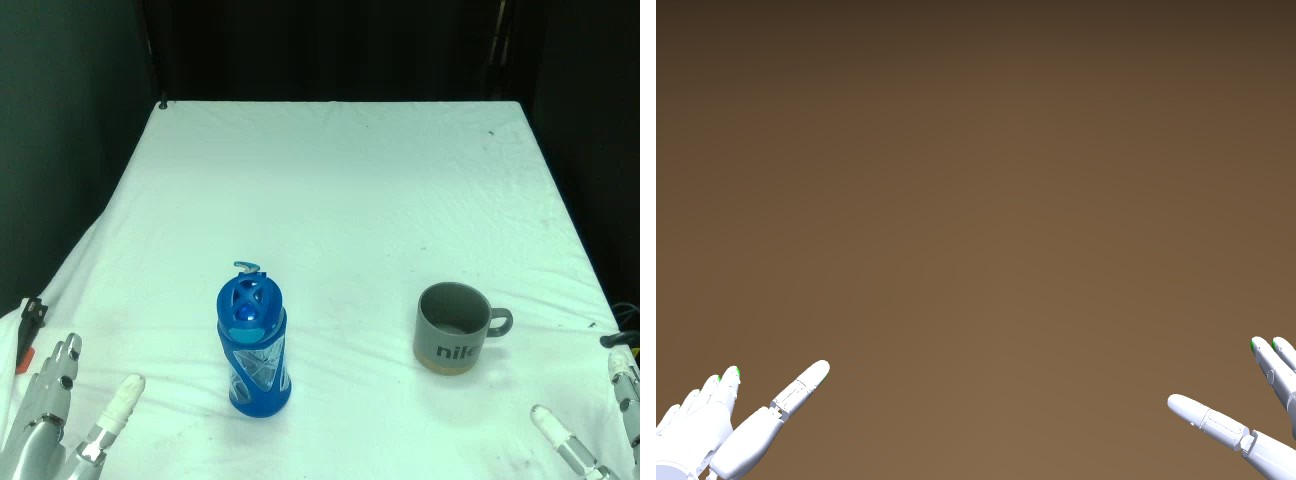
#> input picture setup/images/bench_photo_vs_sim.jpg, 1296 x 480 px
$ python measure_motion_timeline.py ../../setup/images/bench_photo_vs_sim.jpg
#> lines starting #> are read from the running program, lines starting #| are printed output that depends on the picture
### tool_library/common/video.py
"""Video and mask helpers shared by the perception and rendering tools.

Frames on disk follow one convention everywhere: `frame%05d.jpg` (or .png) in a
folder, numbered from 0 in the order they were extracted. Label maps are
palette PNGs whose pixel value is the object's label (1..K, 0 = background),
which is what SAM 2 tracking writes and what every consumer reads back with
PIL (cv2 would decode the palette to colours).
"""
from __future__ import annotations

import glob
import json
import os
import re
from pathlib import Path

import cv2
import numpy as np

PALETTE_COLORS = [(255, 0, 255), (0, 255, 255), (0, 255, 0), (255, 255, 0),
                  (255, 128, 0), (0, 128, 255), (255, 0, 0), (0, 0, 255)]


def slug(text: str) -> str:
    return re.sub(r"[^a-z0-9]+", "_", str(text).lower()).strip("_")


def video_info(path) -> dict:
    cap = cv2.VideoCapture(str(path))
    if not cap.isOpened():
        raise FileNotFoundError(f"cannot open video {path}")
    info = {"path": str(path), "width": int(cap.get(cv2.CAP_PROP_FRAME_WIDTH)),
            "height": int(cap.get(cv2.CAP_PROP_FRAME_HEIGHT)),
            "fps": float(cap.get(cv2.CAP_PROP_FPS) or 0.0),
            "frames": int(cap.get(cv2.CAP_PROP_FRAME_COUNT))}
    cap.release()
    info["duration_s"] = round(info["frames"] / info["fps"], 3) if info["fps"] else None
    return info


# [46 lines left out: functions read_video, frame_files, read_frame, write_frames, not called in this run]


class VideoWriter:
    """Incremental RGB encoder: memory use does not grow with episode length."""
    # [6 lines left out: function __init__, not called in this run]

    def __enter__(self):
        return self

    # [51 lines left out: functions append_data, __exit__, write_video, save_label_map, not called in this run]


def load_label_map(path) -> np.ndarray:
    from PIL import Image
    return np.asarray(Image.open(str(path)))


# [14 lines left out: function overlay_labels, not called in this run]


def read_json(path):
    return json.loads(Path(path).read_text())


# [16 lines left out: functions write_json, _json_default, not called in this run]


# ----------------------------------------------------------------------------- perceptual fingerprint
FP_FRAMES, FP_W, FP_H = 24, 32, 24


# [29 lines left out: functions video_fingerprint, fingerprint_similarity, not called in this run]

### tool_library/skills/measure_motion_timeline.py
"""When does something move, and where: a motion-energy timeline from frame differencing."""
from __future__ import annotations

TOOL = {
    "name": "measure_motion_timeline",
    "title": "Measure motion timeline",
    "type": "skill",
    "category": "Measurements",
    "summary": "Frame-difference motion energy over time for the whole frame and for named regions (default: left and right halves), with the active intervals, the peaks and the frame where motion first and last occurs in each region.",
    "description": (
        "Decodes the clip at a stride, converts to grey, blurs, and takes the absolute difference between successive "
        "sampled frames. Motion energy is the fraction of pixels whose change exceeds `pixel_thresh`, per region. Regions "
        "are boxes as fractions of the frame (or pixels when any value > 1); the defaults are the left and right halves, "
        "which on an egocentric table camera separate the two hands' sides. A region is active when its energy is above "
        "`active_thresh`; runs shorter than `min_duration_s` are dropped and gaps shorter than `merge_gap_s` are merged. "
        "Returns per region the active intervals in seconds, the peak time, the first and last active time and the energy "
        "curve (downsampled), plus the whole-frame intervals. Use it to set subgoal time windows, to find when a hand "
        "starts and stops acting, to locate a sudden event (a drop, a snap) as an energy spike, and to confirm which side "
        "of the frame moved. It measures motion, not identity: anything moving in a region counts, hands and objects alike. "
        "On a head-mounted camera the whole frame moves with the head; then compare regions against each other or raise active_thresh."
    ),
    "inputs": [
        {"name": "video", "type": "path", "description": "A video file, or a folder of frames written by extract_frames."},
        {"name": "regions", "type": "dict[str, list[float]] | None", "description": "{name: [x0, y0, x1, y1]} as fractions or pixels. Default {'left': [0, 0, 0.5, 1], 'right': [0.5, 0, 1, 1]}."},
        {"name": "stride", "type": "int", "description": "Sample every k-th frame. Default 2."},
        {"name": "pixel_thresh", "type": "int", "description": "Grey-level change that counts as motion. Default 18."},
        {"name": "active_thresh", "type": "float", "description": "Energy (fraction of changed pixels) above which a region is active. Default 0.004."},
        {"name": "min_duration_s", "type": "float", "description": "Shortest interval kept. Default 0.3."},
        {"name": "merge_gap_s", "type": "float", "description": "Gaps shorter than this are merged. Default 0.5."},
        {"name": "fps", "type": "float | None", "description": "Frame rate for a frame folder without meta.json."},
        {"name": "out_json", "type": "path | None", "description": "Also write the result here."},
    ],
    "outputs": [
        {"name": "fps / n_frames / duration_s", "type": "float / int / float", "description": "Clip facts."},
        {"name": "regions", "type": "dict", "description": "Per region: intervals_s [[start, end], ...], first_active_s, last_active_s, peak_s, peak_energy, energy (downsampled list of [t, e])."},
        {"name": "whole_frame", "type": "dict", "description": "The same for the entire frame."},
        {"name": "events", "type": "list", "description": "Times of the strongest short energy spikes over the whole frame (largest rises between consecutive samples), up to 10."},
    ],
    "status": "tested",
    "entrypoint": "measure_motion_timeline",
    "requirements": ["opencv-python", "numpy"],
    "tags": ["motion", "timeline", "frame difference", "time windows", "hands", "semantic understanding"],
    "used_in": ["Place Cup in Bowl", "Multi-Cup Grasping", "Place Toy in Drawer", "Giftbox Packing", "Knot the Rope", "Battery Insertion", "Drawing and Wiping", "Computer Installation", "Open the Bottle", "Scissor Cutting", "Biology Experiment"],
    "cli": "python -m tool_library.skills.measure_motion_timeline human_video.mp4 --out-json motion.json",
}

import json
import sys
from pathlib import Path

import cv2
import numpy as np

from tool_library.common.video import frame_files, read_json, video_info

DEFAULT_REGIONS = {"left": [0.0, 0.0, 0.5, 1.0], "right": [0.5, 0.0, 1.0, 1.0]}


def _frames(video, stride, fps):
    p = Path(video)
    if p.is_dir():
        files = frame_files(p)
        if not files:
            raise FileNotFoundError(f"no frames in {p}")
        for i in range(0, len(files), max(1, stride)):
            yield i, cv2.imread(str(files[i]), cv2.IMREAD_GRAYSCALE)
        return
    cap = cv2.VideoCapture(str(p))
    i = 0
    while True:
        ok, fr = cap.read()
        if not ok:
            break
        if i % max(1, stride) == 0:
            yield i, cv2.cvtColor(fr, cv2.COLOR_BGR2GRAY)
        i += 1
    cap.release()


def _box(r, W, H):
    x0, y0, x1, y1 = [float(v) for v in r]
    if max(x0, y0, x1, y1) <= 1.0:
        x0, x1, y0, y1 = x0 * W, x1 * W, y0 * H, y1 * H
    x0, x1 = sorted((max(0, int(round(x0))), min(W, int(round(x1)))))
    y0, y1 = sorted((max(0, int(round(y0))), min(H, int(round(y1)))))
    if x1 <= x0 or y1 <= y0:
        raise ValueError(f"region {r} is empty for a {W}x{H} frame")
    return x0, y0, x1, y1


def _intervals(t, e, thresh, min_dur, gap):
    active = e > thresh
    out, start = [], None
    for k in range(len(t)):
        if active[k] and start is None:
            start = t[k]
        if (not active[k] or k == len(t) - 1) and start is not None:
            end = t[k] if active[k] else t[k - 1]
            out.append([float(start), float(end)]); start = None
    merged = []
    for a, b in out:
        if merged and a - merged[-1][1] <= gap:
            merged[-1][1] = b
        else:
            merged.append([a, b])
    return [[round(a, 2), round(b, 2)] for a, b in merged if b - a >= min_dur]


def measure_motion_timeline(video, regions=None, stride=2, pixel_thresh=18, active_thresh=0.004,
                            min_duration_s=0.3, merge_gap_s=0.5, fps=None, out_json=None):
#> called with stride = 2, pixel_thresh = 18, active_thresh = 0.004, min_duration_s = 0.3, merge_gap_s = 0.5
    p = Path(video)
    if p.is_dir():
        meta = p / "meta.json"
        f = float(fps or (read_json(meta).get("fps") if meta.exists() else None) or 30.0)
        n = len(frame_files(p))
    else:
        info = video_info(p); f = float(info["fps"] or fps or 30.0); n = int(info["frames"])
    regions = dict(regions or DEFAULT_REGIONS)
    prev, times, energies, boxes = None, [], {k: [] for k in list(regions) + ["whole_frame"]}, None
    for i, g in _frames(video, int(stride), f):
        g = cv2.GaussianBlur(g, (5, 5), 0)
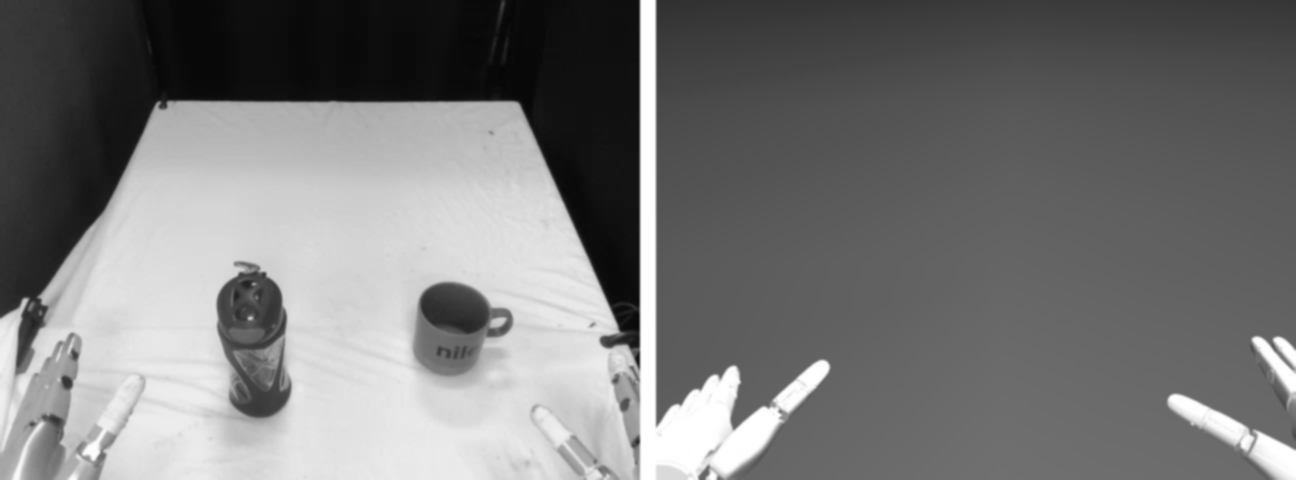
#> g: shape (480, 1296); min 5, max 255, mean 120
        if boxes is None:
            H, W = g.shape
#> H = 480; W = 1296
            boxes = {k: _box(r, W, H) for k, r in regions.items()}
            boxes["whole_frame"] = (0, 0, W, H)
        if prev is not None:
            d = cv2.absdiff(g, prev) > int(pixel_thresh)
            times.append(i / f)
            for k, (x0, y0, x1, y1) in boxes.items():
                energies[k].append(float(d[y0:y1, x0:x1].mean()))
        prev = g
    if not times:
        raise ValueError(f"{video} has fewer than two sampled frames")
    t = np.asarray(times)
    result = {"fps": f, "n_frames": n, "duration_s": round(n / f, 3), "stride": int(stride), "regions": {}, "events": []}
    for k, vals in energies.items():
        e = np.asarray(vals)
        iv = _intervals(t, e, float(active_thresh), float(min_duration_s), float(merge_gap_s))
        act = t[e > active_thresh]
        step = max(1, len(t) // 200)
        rec = {"intervals_s": iv, "first_active_s": round(float(act[0]), 2) if len(act) else None,
               "last_active_s": round(float(act[-1]), 2) if len(act) else None,
               "peak_s": round(float(t[int(e.argmax())]), 2), "peak_energy": round(float(e.max()), 4),
               "mean_energy": round(float(e.mean()), 5),
               "energy": [[round(float(a), 2), round(float(b), 4)] for a, b in zip(t[::step], e[::step])]}
        if k == "whole_frame":
            result["whole_frame"] = rec
            rise = np.diff(e, prepend=e[0])
            top = np.argsort(-rise)[:10]
            result["events"] = [{"t": round(float(t[j]), 2), "rise": round(float(rise[j]), 4)} for j in sorted(top) if rise[j] > 2 * active_thresh]
        else:
            result["regions"][k] = rec
    if out_json:
        Path(out_json).parent.mkdir(parents=True, exist_ok=True)
        Path(out_json).write_text(json.dumps(result, indent=1))
        result["out_json"] = str(out_json)
    return result


def main(argv=None):
    import argparse
    ap = argparse.ArgumentParser(description=TOOL["summary"])
    ap.add_argument("video")
    ap.add_argument("--regions", help="JSON {name: [x0, y0, x1, y1]}")
    ap.add_argument("--stride", type=int, default=2)
    ap.add_argument("--pixel-thresh", type=int, default=18)
    ap.add_argument("--active-thresh", type=float, default=0.004)
    ap.add_argument("--out-json")
    a = ap.parse_args(argv)
    r = measure_motion_timeline(a.video, json.loads(a.regions) if a.regions else None, a.stride, a.pixel_thresh, a.active_thresh, out_json=a.out_json)
    slim = {k: v for k, v in r.items()}
    for k in slim.get("regions", {}):
        slim["regions"][k] = {kk: vv for kk, vv in slim["regions"][k].items() if kk != "energy"}
    slim["whole_frame"] = {kk: vv for kk, vv in slim["whole_frame"].items() if kk != "energy"}
    print(json.dumps(slim, indent=1))


if __name__ == "__main__":
    sys.exit(main())
